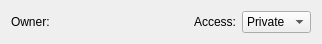
<?xml version="1.0" encoding="UTF-8"?>
<ui version="4.0">
 <class>AstroAccess</class>
 <widget class="QWidget" name="AstroAccess">
  <property name="geometry">
   <rect>
    <x>0</x>
    <y>0</y>
    <width>322</width>
    <height>44</height>
   </rect>
  </property>
  <property name="windowTitle">
   <string>Form</string>
  </property>
  <layout class="QGridLayout" name="gridLayout">
   <item row="0" column="0">
    <widget class="QLabel" name="label">
     <property name="text">
      <string>Owner:</string>
     </property>
    </widget>
   </item>
   <item row="0" column="1">
    <widget class="QLabel" name="Owner">
     <property name="sizePolicy">
      <sizepolicy hsizetype="MinimumExpanding" vsizetype="Preferred">
       <horstretch>0</horstretch>
       <verstretch>0</verstretch>
      </sizepolicy>
     </property>
     <property name="text">
      <string/>
     </property>
    </widget>
   </item>
   <item row="0" column="2">
    <spacer name="horizontalSpacer">
     <property name="orientation">
      <enum>Qt::Horizontal</enum>
     </property>
     <property name="sizeHint" stdset="0">
      <size>
       <width>62</width>
       <height>20</height>
      </size>
     </property>
    </spacer>
   </item>
   <item row="0" column="3">
    <widget class="QLabel" name="label_2">
     <property name="text">
      <string>Access:</string>
     </property>
    </widget>
   </item>
   <item row="0" column="4">
    <widget class="QComboBox" name="Access">
     <item>
      <property name="text">
       <string>Private</string>
      </property>
     </item>
     <item>
      <property name="text">
       <string>Shown</string>
      </property>
     </item>
     <item>
      <property name="text">
       <string>Shared</string>
      </property>
     </item>
    </widget>
   </item>
  </layout>
 </widget>
 <resources/>
 <connections/>
</ui>
